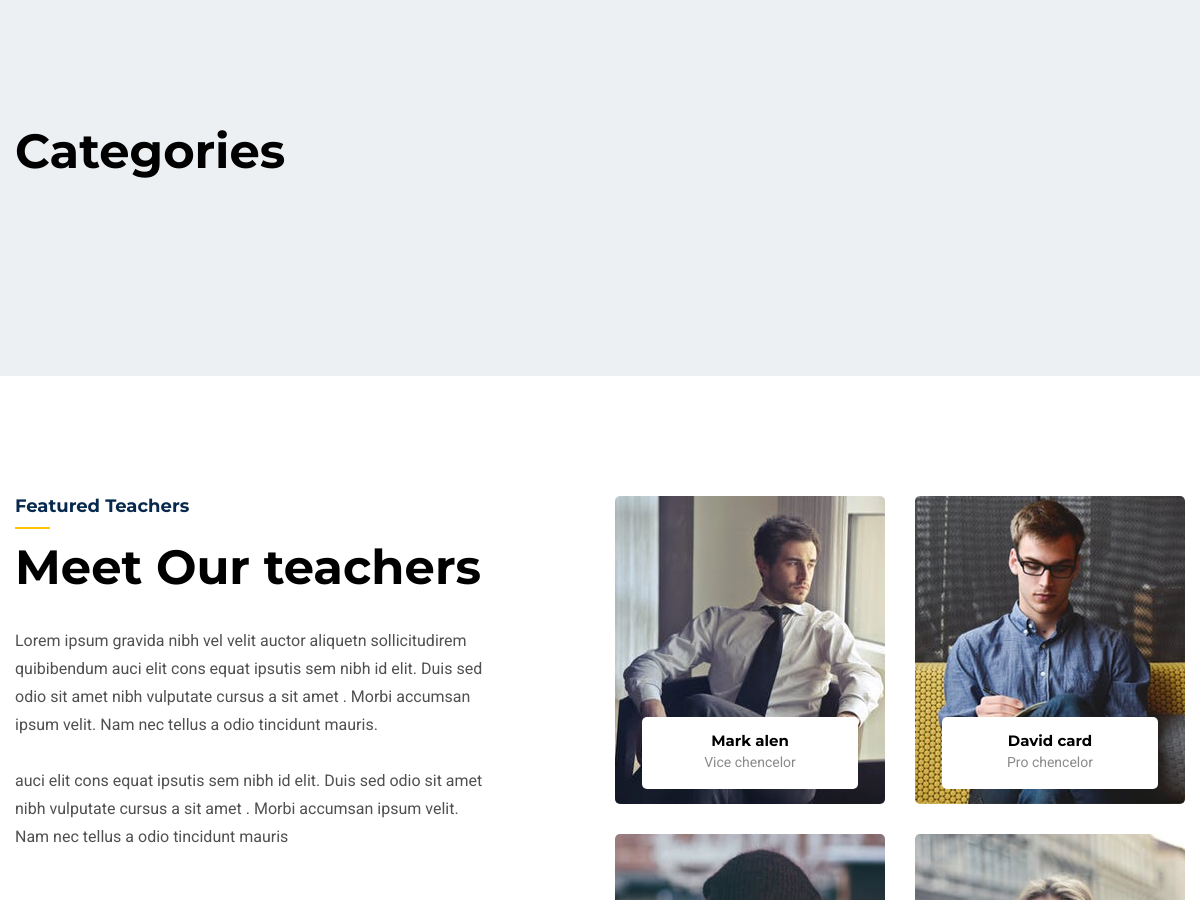
/ (middle part), run on an earlier commit of the app's database.
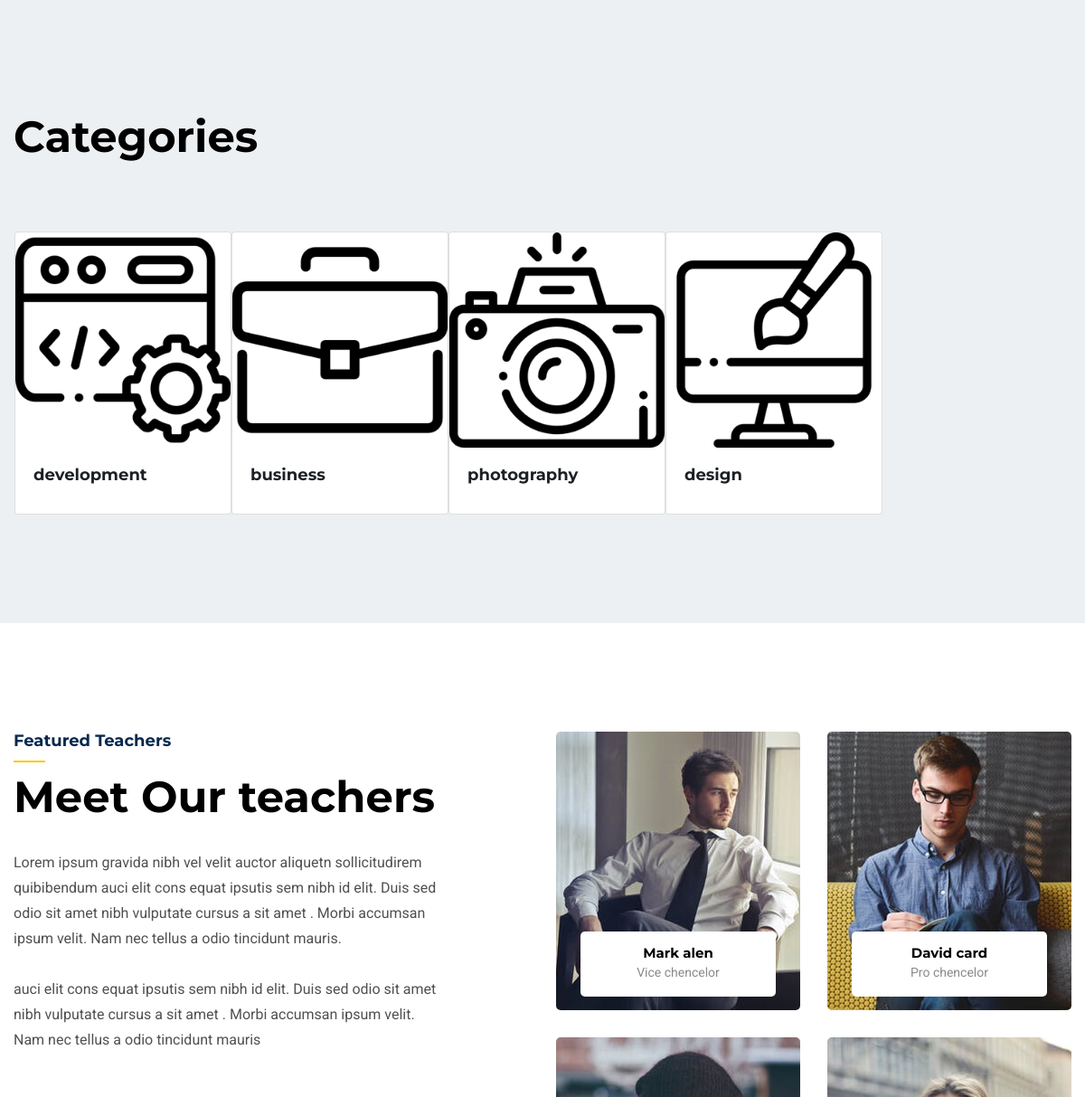
And on a later commit of the database.
### lms_main/models.py (models this page shows, shortened)
class Category(models.Model):
    name = models.CharField(max_length=80)
    icon = models.ImageField(null=True, blank=True,
                             upload_to='icons/category/')
    def __str__(self):
        return f"Category {self.name}"

### lms_main/views.py (the view)
# urls.py: path('', lms_main_view.home_page, name='home'),
def home_page(request):
    categories = models.Category.objects.all()
    courses = models.Course.objects.filter(status='PUBLISH').all()
    print(courses)
    print(categories)
    context = {
        'categories': categories,
    }
    return render(request, 'lms_main/home.html', context)

### lms_main/models.py (called while the page is built)
    def __str__(self):
        return f"Course {self.title}"

### lms_main/templates/lms_main/home.html (shortened to what the changed rows need)
{% extends 'lms_main/base.html' %}
{% load static %}
{% block main %}
<section id="course-part" class="pt-115 pb-120 gray-bg">
    <div class="container">
        <div class="row">
            <div class="col-lg-6">
                <div class="section-title pb-45">
                    <h2>Categories </h2>
                </div>
            </div>
        </div>
        <div class="row course-slied mt-30">
            <div class="d-flex flex-row mx-3">
                {% for category in categories %}
                <div class="card" style="width: 15rem;">
                    <img src="{{ category.icon.url }}" class="card-img-top img-fluid" alt="category-image">
                    <div class="card-body">
                        <h5 class="card-title">{{ category.name }}</h5>
                    </div>
                </div>
                {% endfor %}
            </div>
        </div>
    </div>
</section>
<section id="teachers-part" class="pt-70 pb-120">
    <div class="container">
        <div class="row">
            <div class="col-lg-5">
                <div class="section-title mt-50">
                    <h2>Meet Our teachers</h2>
                </div>
            </div>
        </div>
    </div>
</section>
{% endblock %}

What changed in the data, as far as the page shows it:
added Category: icon (picture), name "development"
added Category: icon (picture), name "business"
added Category: icon (picture), name "photography"
added Category: icon (picture), name "design"
